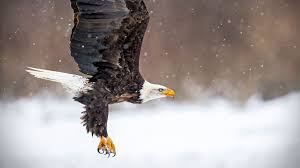
#> input picture Images/baldeagle.jpg, 300 x 168 px
$ python color_histogram.py --image Images/baldeagle.jpg
#> lines starting #> are read from the running program, lines starting #| are printed output that depends on the picture
import cv2
import argparse
from matplotlib import pyplot as plt

ap = argparse.ArgumentParser()
ap.add_argument("-1","--image",required=True,help="input image path")
args = vars(ap.parse_args())

image = cv2.imread(args["image"])
#> image is the input picture: shape (168, 300, 3); mean B, G, R 149.8, 151.9, 160.8

channels = cv2.split(image)
colors = ["b","g","r"]

plt.figure()
plt.title("Flattened Color Histogram")
plt.xlabel("Bins")
plt.ylabel("Number of Pixels")

for (channel,color) in zip(channels,colors):
    hist = cv2.calcHist([channel],[0],None,[256],[0,256])
    plt.plot(hist,color = color)
    plt.xlim([0,256])
#> this loop made 3 passes
#> color on passes 1 to 3: 'b', 'g', 'r'


plt.show()
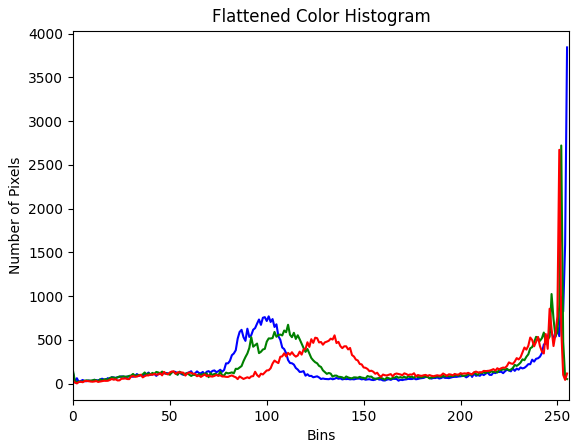
#> figure drawn by matplotlib, 1 panel; curve peaks at x = 255, y = 3843; curve peaks at x = 252, y = 2722; curve peaks at x = 251, y = 2673

fig = plt.figure()

ax = fig.add_subplot(131)
hist = cv2.calcHist([channels[0],channels[1]],[0,1],None,[32,32],[0,256,0,256])
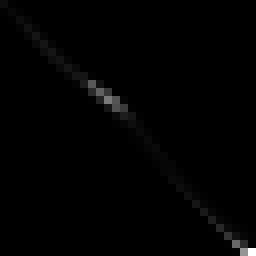
#> hist: shape (32, 32) float32 (shown 8 times larger); min 0, max 5982, mean 49.2; drawn with min black and max white
p = ax.imshow(hist,interpolation="nearest")
ax.set_title("Blue and Green 2D Histogram")
plt.colorbar(p)
plt.show()
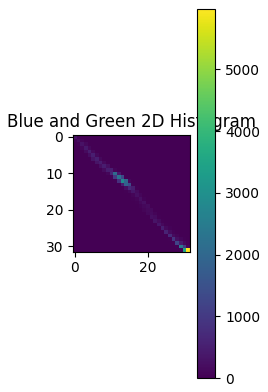
#> figure drawn by matplotlib, 2 panels
cv2.waitKey(0)
